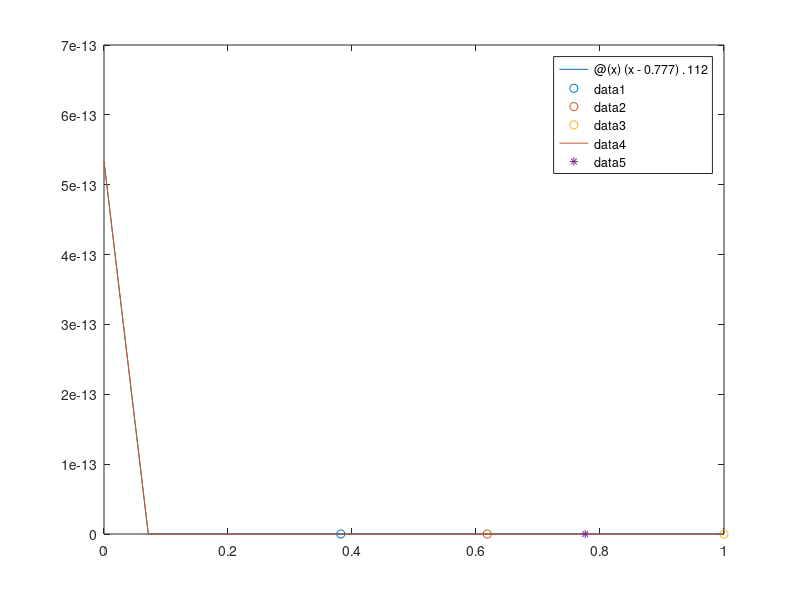

Reproduce this figure in MATLAB.
function lab3()
    %FX = @(x) (cos(power(x,5) - x + 3 + power(2, 1/3)) + atan( (power(x,3) - 5 * sqrt(2)*x - 4) / (sqrt(6)*x + sqrt(x)) ) + 1.8);
    FX = @(x) (x-0.777).^112;
    clc();

    a = 0;
    b = 1;
    N = 0;

    start_a = a;
    start_b = b;

    epsilon = 0.000001;

    fprintf('Выбираем пробные точки методом золотого сечения\n');

    tau = (sqrt(5) - 1) / 2;
    l = b - a;
    x1 = b - tau * l;
    x2 = a + tau * l;
    x3 = -a;
    f3 = -a;
    f1 = FX(x1);
    f2 = FX(x2);
    fa = FX(a);
    fb = FX(b);
    N = 4;

    while 1
        if fa >= f1
            if f2 >= f1
                x1 = a;
                x2 = x1;
                x3 = x2;
                f1 = FX(a);
                f2 = f1;
                f3 = f2;
                break;
            end
        end
        if f1 >= f2
            if fb >= f2
                x1 = x1;
                x2 = x2;
                x3 = b;
                f1 = f1;
                f2 = f2;
                f3 = FX(b);
                break;
            end
        end
        
        if f1 <= f2
            b = x2;
            l = b-a;
            x2 = x1;
            f2 = f1;
            x1 = b - tau*l;
            f1 = FX(x1);
            N = N + 1;
        else
            a = x1;
            l = b-a;
            x1 = x2;
            f1 = f2;
            x2 = a + tau*l;
            f2 = FX(x2);
            N = N + 1;

        end

    end

    %график для выбранных точек x1, x2, x3

    fplot(FX, [start_a, start_b]);
    hold on;
    scatter(x1, FX(x1));
    hold on;
    scatter(x2, FX(x2));
    hold on;
    scatter(x3, FX(x3));
    hold on;

    %печать выбранных точек

    fprintf('x1 = %.10f, f(x1) = %.10f\n', x1, f1);
    fprintf('x2 = %.10f, f(x2) = %.10f\n', x2, f2);
    fprintf('x3 = %.10f, f(x3) = %.10f\n', x3, f3);
    fprintf('N = %d\n\n', N);


    %Поиск минимума методом парабол

    a1 = (f2 - f1) / (x2 - x1);
    a2 = ( (f3-f1)/(x3-x1) - (f2-f1)/(x2-x1) ) / (x3 - x2);
    x_ = 1 / (2 * x1 + x2 - (a1/a2) );
    f_ = FX(x_);
    N = N + 1;

    l = abs(x3 - x2);

    while 1
        
        x__ = x_;

        % Выбор новых x1, x2, x3

        if (x_ < x2)
            if (f_ >= f2)
                x1 = x_;
                f1  = f_;
            else
                x3 = x2;
                f3 = f2;
                x2 = x_;
                f2 = f_;
            end
        else
            if (f_ >= f2)
                x3 = x_;
                f3 = f_;
            else
                x1 = x2;
                f1 = f2;
                x2 = x_;
                f2 = f_;
            end
        end

        %поиск нового минимума аппроксимирующей функции


        a1 = (f2 - f1) / (x2 - x1);
        a2 = ((f3 - f1) / (x3 - x1) - a1) / (x3 - x2);
        x_ = (x1 + x2 - a1 / a2) / 2;
        f_ = FX(x_);
        N = N + 1;

        l_ = abs(x3 - x1);

        fprintf('\nN = %d\n', N);
        fprintf('x1 = %.10f, f(x1) = %.10f\n', x1, f1);
        fprintf('x2 = %.10f, f(x2) = %.10f\n', x2, f2);
        fprintf('x3 = %.10f, f(x3) = %.10f\n', x3, f3);
        fprintf('x_ = %.10f, f(x_) = %.10f\n', x_, f_);
        

        if abs(x_ - x__) <= epsilon
            %if abs(l - l_) <= 2*epsilon
        
                break;
            %end
        end

        l = l_;

    
    end

    res_x = x_;
    res_fx = f_;

    fprintf('N = %d x* = %.10f f* = %.10f\n', N, res_x, res_fx);
    res_x - 0.777

    fplot(FX, [start_a, start_b]);
    hold on;
    scatter(res_x, res_fx, '*');
    hold on;